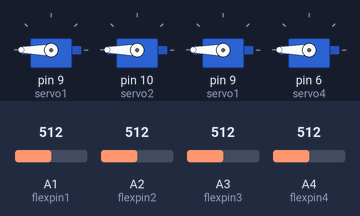
This sketch was run on a simulated Arduino Uno, built with avr-gcc and run on an emulated ATmega328P. Shown: 4 × servo. The test bench sets the inputs (shaded band); at power-on: A1 (flexpin1) = 512, A2 (flexpin2) = 512, A3 (flexpin3) = 512, A4 (flexpin4) = 512. What the sketch prints to the serial monitor is not drawn.

Above: at 1.2 s.
1.3 s: A1 (flexpin1) set to 30
At 1.7 s:
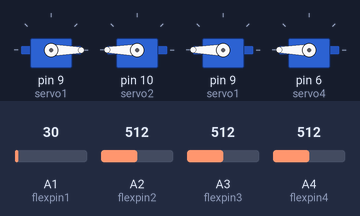
2.8 s: A2 (flexpin2) set to 30
At 3.3 s:
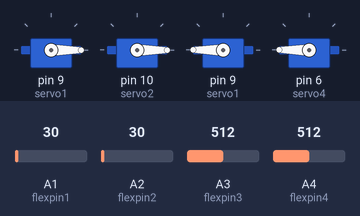
4.3 s: A3 (flexpin3) set to 30
At 4.7 s:
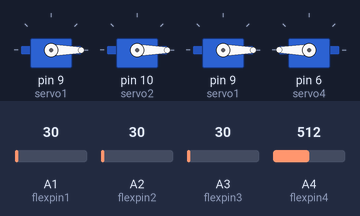
5.8 s: A4 (flexpin4) set to 30
At 6.9 s:
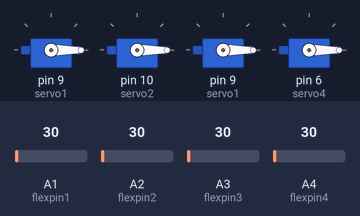
7.3 s: A1 (flexpin1) set to 306
At 8.5 s:
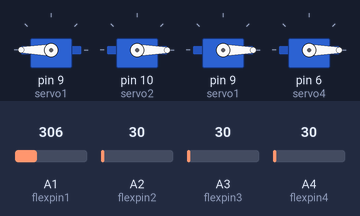
8.8 s: A2 (flexpin2) set to 306
At 9.8 s:
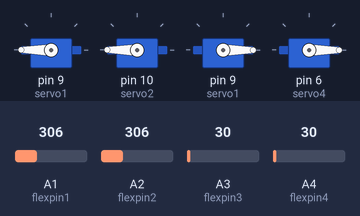
Timing chart, 0 to 11.3 s (numbered marks = the images above; inputs shaded):
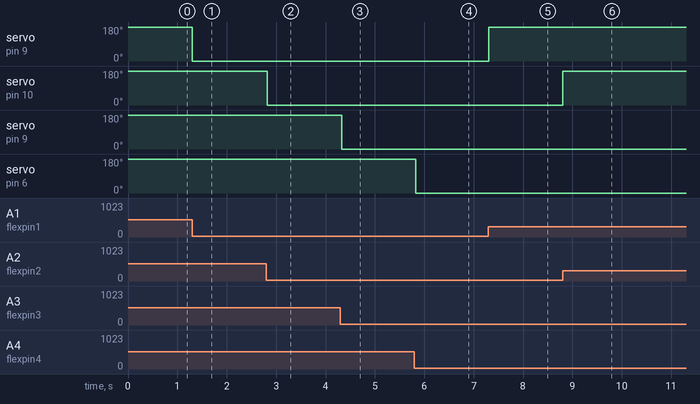

Measured:
- after the input at 1.3 s, servo on pin 9 (servo1): 180° → 0° at once
- after the input at 2.8 s, servo on pin 10 (servo2): 180° → 0° at once
- after the input at 4.3 s, servo on pin 9 (servo1): 180° → 0° at once
- after the input at 5.8 s, servo on pin 6 (servo4): 180° → 0° at once
- after the input at 7.3 s, servo on pin 9 (servo1): 0° → 180° at once
- after the input at 8.8 s, servo on pin 10 (servo2): 0° → 180° at once

The sketch:

protoytpe_wired.ino
```cpp
// Include the servo library to add servo-control functions:

#include <Servo.h>


Servo servo1;
Servo servo2;
Servo servo3;
Servo servo4;

const int flexpin1 = 1;
const int flexpin2 = 2;
const int flexpin3 = 3;
const int flexpin4 = 4;

void setup()
{

  Serial.begin(9600);


  servo1.attach(9);
  servo2.attach(10);
  servo3.attach(9);
  servo4.attach(6);

}


void loop()
{
  int flexposition1;
  int servoposition1;

  int flexposition2;
  int servoposition2;

  int flexposition3;
  int servoposition3;

  int flexposition4;
  int servoposition4;


  flexposition1 = analogRead(flexpin1);
  flexposition2 = analogRead(flexpin2);
  flexposition3 = analogRead(flexpin3);
  flexposition4 = analogRead(flexpin4);

  servoposition1 = map(flexposition1, 59, 256, 0, 180);
  servoposition1 = constrain(servoposition1, 0, 180);

  servoposition2 = map(flexposition2, 59, 256, 0, 180);
  servoposition2 = constrain(servoposition2, 0, 180);

  servoposition3 = map(flexposition3, 59, 256, 0, 180);
  servoposition3 = constrain(servoposition3, 0, 180);

  servoposition4 = map(flexposition4, 59, 256, 0, 180);
  servoposition4 = constrain(servoposition4, 0, 180);

  servo1.write(servoposition1);
  servo2.write(servoposition2);
  servo3.write(servoposition3);
  servo4.write(servoposition4);

	Serial.print("F1:"); Serial.print(flexposition1);
	Serial.print(" F2:"); Serial.print(flexposition2);
	Serial.print(" F3:"); Serial.print(flexposition3);
	Serial.print(" F4:"); Serial.print(flexposition4);


  delay(20);
}
```
